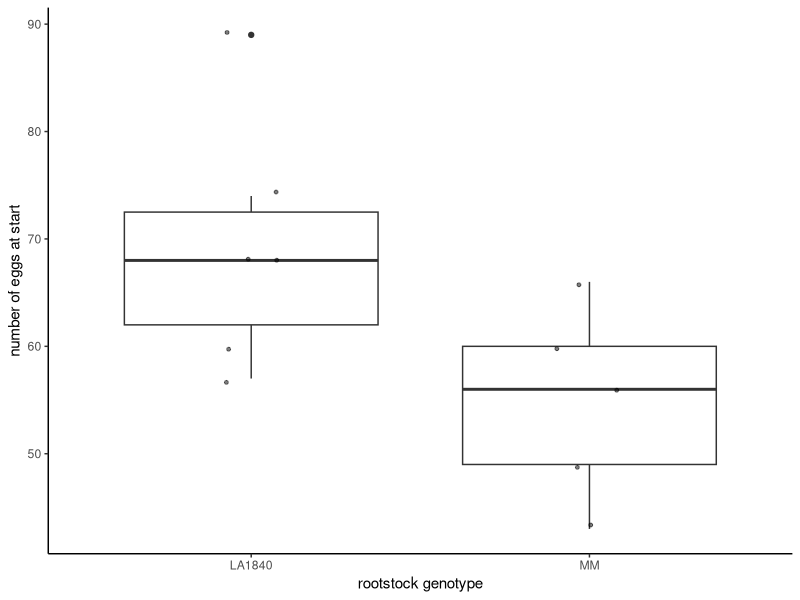
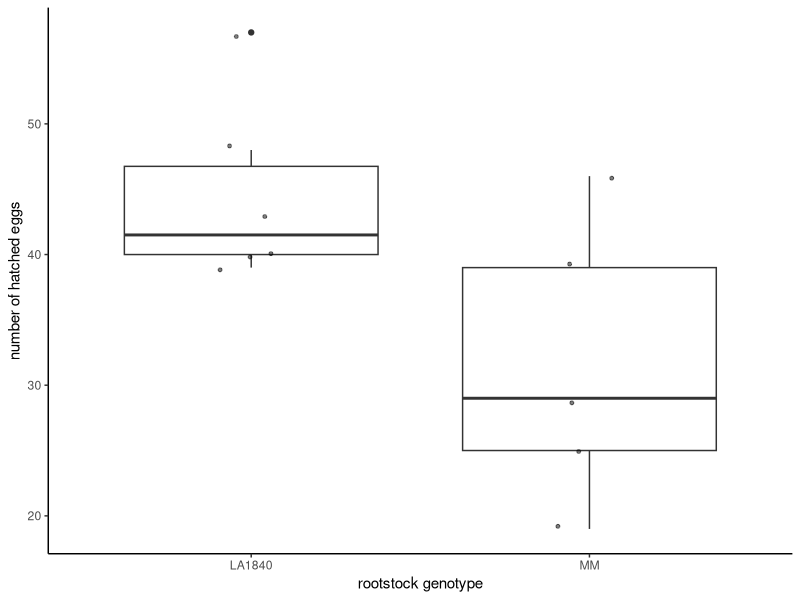
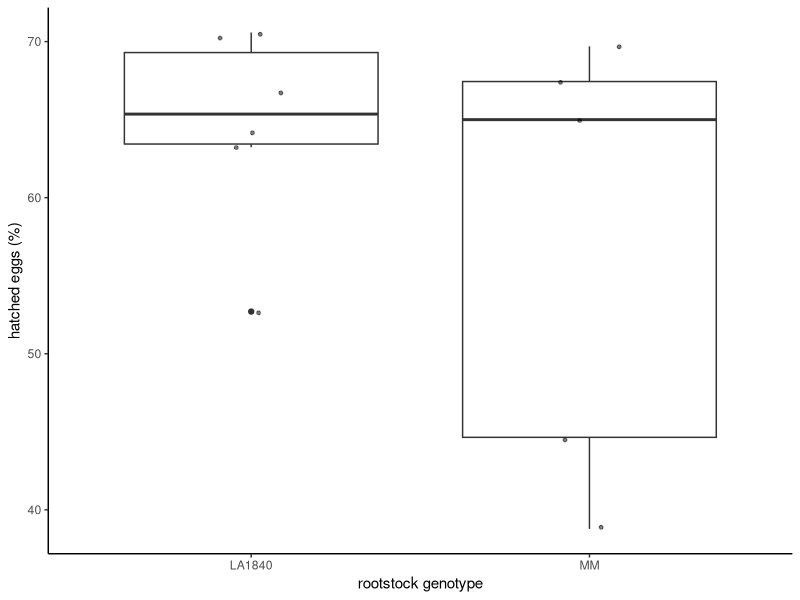
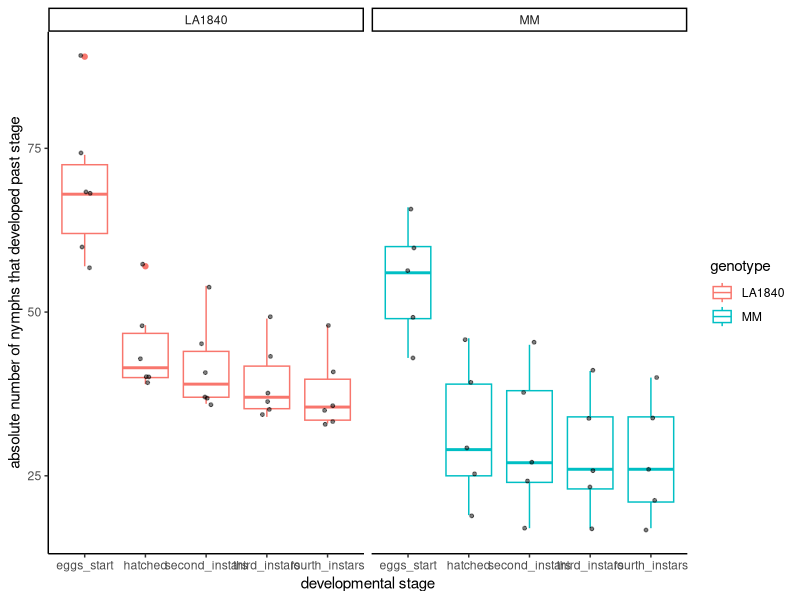

Write R code to recreate these figures, in order.
## ---- chunk 1
knitr::opts_chunk$set(echo = TRUE, 
                      warning = FALSE, 
                      message = FALSE, 
                      fig.width = 8, 
                      fig.height = 5, 
                      fig.align = "center")
suppressPackageStartupMessages(library("ggplot2"))
suppressPackageStartupMessages(library("ggrepel"))
suppressPackageStartupMessages(library("dplyr"))
suppressPackageStartupMessages(library("skimr"))
suppressPackageStartupMessages(library("Hmisc"))
suppressPackageStartupMessages(library("tidyr"))
suppressPackageStartupMessages(library("car"))
suppressPackageStartupMessages(library("rstatix"))
## ---- chunk 2
flies <- read.csv("raw_data.csv", 
                         header = T, 
                         sep = ",", 
                         dec = ".", 
                         check.names = FALSE)
# The first 10 rows of the data
knitr::kable(flies[1:10,1:8])
## ---- chunk 3
flies <- flies %>%     
  dplyr::filter(place != 4) %>%     
  dplyr::filter(place < 13)
## ---- chunk 4
flies <- flies %>%
  mutate(stage = as.factor(stage)) %>%
  pivot_wider(names_from = stage, values_from = number) 
## ---- chunk 5
flies <- flies %>%
  mutate(fourth_exuviae = `5_late_fourth_instar` + `6_exuviea`) %>%
  group_by(place) %>%
  mutate(`5_completed_lifecycle` = cumsum(fourth_exuviae)) %>%
  mutate(`6_total_fourth_instars` = `4_early_fourth_instar` + `5_completed_lifecycle`) %>%
  ungroup()
## ---- chunk 6
flies <- flies %>%
  select(-`5_late_fourth_instar`, -`6_exuviea`, -fourth_exuviae)
## ---- chunk 7
flies <- flies %>%
  pivot_longer(cols = `0_egg`:`6_total_fourth_instars`, 
               names_to = "stage", values_to = "number")
## ---- chunk 8
flies <- flies %>%
  mutate(percentage_from_eggs = number / eggs_start * 100) %>%
  mutate(percentage_from_hatched = number / hatched * 100)

## ---- chunk 9
flies_wide <- flies  %>%
  select(-percentage_from_eggs) %>%
  select(-percentage_from_hatched)
## ---- chunk 10
flies_wide <- flies_wide %>%
  mutate(stage = as.factor(stage)) %>%
  pivot_wider(names_from = stage, values_from = number) 
## ---- chunk 11
flies_wide <- flies_wide %>%
  mutate(total = rowSums(flies_wide[,8:12], na.rm = TRUE)) %>%
  mutate(percentage_from_eggs = total / eggs_start * 100) %>%
  mutate(percentage_from_hatched = total / hatched * 100)
## ---- chunk 12
flies_wide %>%
  group_by(genotype) %>%
  get_summary_stats(`0_egg`, type = "mean_sd")

## ---- chunk 13
flies_wide %>%  
  ggplot(., aes(x = genotype, y = `0_egg`)) +
  geom_boxplot()  +
  geom_jitter(size = 1, alpha = 0.5, width = 0.1) +
  labs(y="number of eggs at start", 
       x= "rootstock genotype") +
  theme_classic()
## ---- chunk 14

shapiro.test(resid(aov(flies_wide$`0_egg`~flies_wide$genotype)))
## ---- chunk 15
leveneTest(`0_egg`~genotype, data = flies_wide)
## ---- chunk 16
flies_wide %>%
  group_by(genotype) %>%
  identify_outliers(`0_egg`)
## ---- chunk 17
flies_wide %>%
  t_test(`0_egg` ~ genotype, var.equal = TRUE) %>%
  add_significance()
## ---- chunk 18
flies_wide %>%
  cohens_d(`0_egg` ~ genotype, var.equal = TRUE)
## ---- chunk 19
flies_wide %>%  
  mutate(day = as.factor(day)) %>%
  group_by(genotype) %>%
  dplyr::filter(day=="2") %>%
  get_summary_stats(hatched, type = "mean_sd")
## ---- chunk 20
flies_wide %>%  
  mutate(day = as.factor(day)) %>%
  dplyr::filter(day == "2") %>% 
  ggplot(., aes(x = genotype, y = hatched)) +
  geom_boxplot()  +
  geom_jitter(size = 1, alpha = 0.5, width = 0.1) +
  labs(y="number of hatched eggs",
       x= "rootstock genotype") +
  theme_classic()
## ---- chunk 21
flies_wide %>%  
  mutate(day = as.factor(day)) %>%
  dplyr::filter(day == "2") %>%
  group_by(genotype) %>%
  shapiro_test(hatched)
## ---- chunk 22
flies_wide %>%  
  mutate(day = as.factor(day)) %>%
  dplyr::filter(day == "2") %>%
  levene_test(hatched~genotype)
## ---- chunk 23
flies_wide %>%  
  mutate(day = as.factor(day)) %>%
  dplyr::filter(day == "2") %>%
  group_by(genotype) %>%
  identify_outliers(hatched)
## ---- chunk 24
flies_wide %>%  
  mutate(day = as.factor(day)) %>%
  dplyr::filter(day == "2") %>%
  t_test(hatched ~ genotype, var.equal = TRUE) %>%
  add_significance()
## ---- chunk 25
flies_wide %>%  
  mutate(day = as.factor(day)) %>%
  dplyr::filter(day == "2") %>%
  cohens_d(hatched ~ genotype, var.equal = TRUE)
## ---- chunk 26
flies_wide <- flies_wide %>%
  mutate(perc_hatched = hatched/eggs_start*100) %>%  
  mutate(day = as.factor(day))

flies_wide %>%
  group_by(genotype) %>%
  dplyr::filter(day=="2") %>%
  get_summary_stats(perc_hatched, type = "mean_sd")
## ---- chunk 27
flies_wide %>%
  dplyr::filter(day == "2") %>% 
  ggplot(., aes(x = genotype, y = perc_hatched)) +
  geom_boxplot()  +
  geom_jitter(size = 1, alpha = 0.5, width = 0.1) +
  labs(y="hatched eggs (%)",
       x= "rootstock genotype") +
  theme_classic()
## ---- chunk 28
flies_wide %>% 
  dplyr::filter(day == "2") %>%
  group_by(genotype) %>%
  shapiro_test(perc_hatched)
## ---- chunk 29
flies_wide %>% 
  dplyr::filter(day == "2") %>%
  levene_test(perc_hatched~genotype)
## ---- chunk 30
flies_wide %>%
  dplyr::filter(day == "2") %>%
  group_by(genotype) %>%
  identify_outliers(perc_hatched)
## ---- chunk 31
flies_wide %>%
  dplyr::filter(day == "2") %>%
  t_test(perc_hatched ~ genotype, var.equal = TRUE) %>%
  add_significance()
## ---- chunk 32
flies_wide %>% 
  dplyr::filter(day == "2") %>%
  cohens_d(perc_hatched ~ genotype, var.equal = TRUE)
## ---- chunk 33
flies_wide %>%
  select(!(`1_first_instar`:perc_hatched)) %>%  
  dplyr::filter(day == "2") %>%
  pivot_longer(cols = hatched:`0_egg`, 
               names_to = "stage", values_to = "number") %>%
  mutate(place = as.factor(place)) %>%
  anova_test(number ~ stage*genotype + Error(place/stage)) %>%
  get_anova_table()
## ---- chunk 34
# new data set from flies_wide without unnecessary columns
flies_total <- flies_wide %>%
  select(!c(`0_egg`, `1_first_instar`, `4_early_fourth_instar`, `5_completed_lifecycle`, total:perc_hatched)) 

# create new columns for the number of nymphs passing a developmental stage
flies_total <- flies_total %>%
  mutate(second_instars = rowSums(flies_total[,7:9])) %>%
  mutate(third_instars = rowSums(flies_total[,8:9])) %>%
  mutate(fourth_instars = `6_total_fourth_instars`)

# remove unnecessary columns
flies_total <- flies_total %>%
  select(!(`2_second_instar`:`6_total_fourth_instars`))

# make data long
flies_total <- flies_total %>%
  pivot_longer(cols = eggs_start:fourth_instars, 
               names_to = "stage", values_to = "number")
 
# make data wide for day
flies_total <- flies_total %>%
  select(-date) %>%
  pivot_wider(names_from = day, values_from = number)  

# make a column for the highest number per developmental stage per plant over time
flies_total <- flies_total %>%
  rowwise() %>%
  mutate(number = max(c_across(`2`:`29`)))

# remove the counts per day
flies_total <- flies_total %>%
  select(!c(`2`:`29`))

# order the developmental stages
flies_total$stage <- factor(flies_total$stage, 
                          levels= c("eggs_start", "hatched", "second_instars", 
                                    "third_instars", "fourth_instars"))

# The first 10 rows of the data
knitr::kable(flies_total[1:10,1:4])
## ---- chunk 35
flies_total %>%  
  mutate(number = na_if(number, 0)) %>%
  group_by(genotype, stage) %>% 
  ggplot(., aes(x = stage, y = number)) +
  facet_wrap( vars(genotype), nrow = 1) +
  geom_boxplot(aes(color = genotype))   +
  geom_jitter(size = 1, alpha = 0.5, width = 0.1) +
  labs(y="absolute number of nymphs that developed past stage",
       x= "developmental stage") +
  theme_classic()
